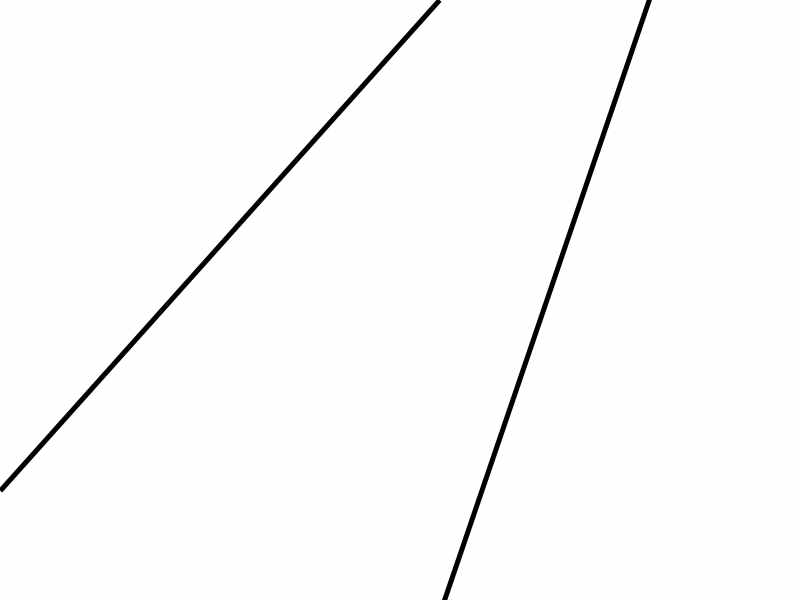
//> input picture src/image/v1_line/road0.jpg, 800 x 600 px, given in place of video.h264, which was not available
$ ./main2   (built with g++ and OpenCV 4)
//> lines starting //> are read from the running program, lines starting //| are printed output that depends on the picture; after the words box and inside, x2 and y2 are one past the last pixel; in counts of white or black regions, pixels touching at a corner belong together; pictures that were not available may be replaced by others from this repository, and a replacement may not be noted
### src/image/v3_videoIn/config.h
#ifndef CONF_H
#define CONF_H
#include <stdio.h>
#include <opencv2/opencv.hpp>
#include <opencv2/imgproc/imgproc.hpp>
#include "opencv2/highgui/highgui.hpp"
#include <iostream>

//Input image config
int size_x;
int size_y;
int size_z;

// ROI Configuration
int ROI_w;
int ROI_h;
int ROI_x;
int ROI_y;

enum{
	CANNY_MIN_TRESHOLD = 300,		// edge detector minimum hysteresis threshold
	CANNY_MAX_TRESHOLD = 400,		// edge detector maximum hysteresis threshold

	HOUGH_TRESHOLD = 30,			// Accumulator threshold parameter.
	HOUGH_MIN_LINE_LENGTH = 100,	// Minimum line length. Line segments shorter than that are rejected.
	HOUGH_MAX_LINE_GAP = 50,		// The maximum gap between two points to be considered in the same line.

	SCAN_STEP = 5,					// in pixels
	LINE_REJECT_DEGREES = 10,		// in degrees
    BW_TRESHOLD = 250,				// edge response strength to recognize for 'WHITE'
    BORDERX = 10,					// px, skip this much from left & right borders
	MAX_RESPONSE_DIST = 5,			// px

	VOTE_LINE_WIDTH = 15, // Vk-verify
};

enum TURN{
	NONE = 0,
    LEFT=1,
    RIGHT=2,
    END=3,
};

struct Lane{
	Lane(){}
	Lane(CvPoint p1l, CvPoint p2l, float ang, float ml, float cl): p1(p1l),p2(p2l),angle(ang),m(ml),c(cl){}
	CvPoint p1;
	CvPoint p2;
	float angle, m, c;
};

struct LanePair{
	LanePair(){}
	LanePair(Lane l1, Lane l2,int id1,int id2,bool horiz): L1(l1),L2(l2),L1_id(id1),L2_id(id2),isHorizLane(horiz){}
	Lane L1;
	Lane L2;
	int L1_id;
	int L2_id;
	bool isHorizLane;
};

// [9 lines left out: function dist, not called in this run]

float xInterSect(Lane l,int h){
	return ((h-1)-l.c)/l.m;
}

float yInterSect(Lane l,int w){
	return (w/2)*l.m +l.c;
}
float interSectPoint(Lane L1, Lane L2){
	return (L2.c-L1.c)/(L1.m-L2.m);
}
#endif

### src/image/v3_videoIn/main2.cpp
#include <stdio.h>
#include <opencv2/opencv.hpp>
#include <opencv2/imgproc/imgproc.hpp>
#include "opencv2/highgui/highgui.hpp"
#include <iostream>
#include "config.h"

using namespace cv;
using namespace std;
Rect ROI;

//Input
#define VIDEO_INPUT 0
#define VIDEO_FILE 1

void showIm(String title, Mat im);
void findLane(vector<Vec4i> *lines, Mat edge, Mat original, Mat raw);
void filterLane(std::vector<Lane> lanes, Mat edges, Mat raw);
void findPosition(std::vector<LanePair> L_Pair, Mat edges, Mat raw);

int main(int argc, char** argv )
{
	Mat image;
#if VIDEO_INPUT
	VideoCapture cap(0); // open the default camera
    if(!cap.isOpened()){  // check if we succeeded
     	printf("Unable to open camera.!\n");
        return -1;
    }
while(1){
    waitKey(3000);
    cap >> image;
//#elseif VIDEO_FILE
#elif VIDEO_FILE
	VideoCapture cap("C:\\Users\\s131149\\Downloads\\video.h264");
	if(!cap.isOpened()){  // check if we succeeded
     	printf("Unable to open video file.!\n");
        return -1;
    }
	while(1)
	{
		 waitKey(1000);
		 Mat rawImg;
		 for(int fRate=0;fRate<30;fRate++)
			cap >> rawImg;
//> rawImg is the input picture: 600 rows x 800 cols, CV_8UC3; min 0, max 255, mean 250.5
		if(rawImg.empty())
            break;
		resize(rawImg, image, Size(800, 600), 0, 0, INTER_CUBIC);
#else
    if ( argc == 2 ){
         image = imread( argv[1], 1 );
		 printf("Input: %s\n", argv[1]);
	}
	else{
		char imgeLocation[100] = "..\\vid_case\\test3.png";
		image = imread(imgeLocation,1);
	}
{
#endif
	// Validate Image
    if ( !image.data )
    {
        printf("No image data \n");
        return -1;
    }
	resize(image, image, Size(800, 600), 0, 0, INTER_CUBIC);
	showIm("Original Image",image);

	// Configure
	size_x = image.cols;
//> size_x = 800
	size_y = image.rows;
//> size_y = 600
	size_z = 3;
	ROI_w = size_x;
//> ROI_w = 800
	ROI_h = size_y/3;
//> ROI_h = 200
	ROI_x = 0;
	ROI_y = size_y-ROI_h;
//> ROI_y = 400
	ROI =  cvRect(ROI_x,ROI_y,ROI_w,ROI_h);
//> ROI = Rect(0, 400, 800, 200)

	// ROI processing (crop+gray_scale)
	Mat im_roi, im_gray, im_hist, im_display1,im_display2;
	cvtColor(image, im_gray, CV_BGR2GRAY);
	equalizeHist( im_gray, im_hist );				// vk-hist is not used
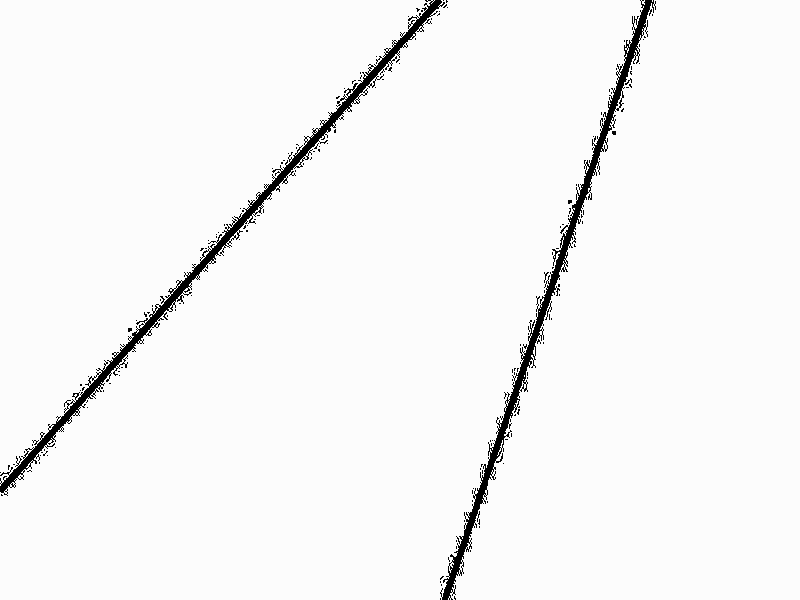
//> im_hist: 600 rows x 800 cols, CV_8UC1; min 0, max 255, mean 245.4

	im_roi = im_gray(ROI).clone();
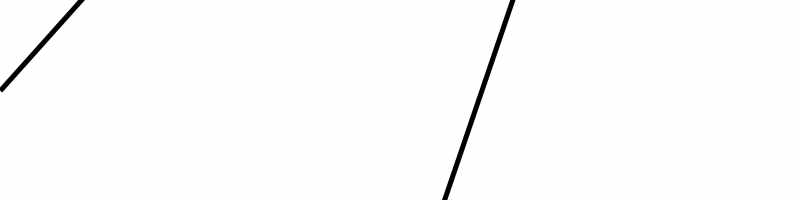
//> im_roi: 200 rows x 800 cols, CV_8UC1; min 0, max 255, mean 251.3
	im_display1 = image(ROI).clone();
	im_display2 = image(ROI).clone();


	showIm("Image-ROI",im_roi);

	// Pre-process (Gaussian blur and edge detect)
	Mat im_edge;
	GaussianBlur(im_roi,im_roi,Size( 3, 3 ), 0, 0 );
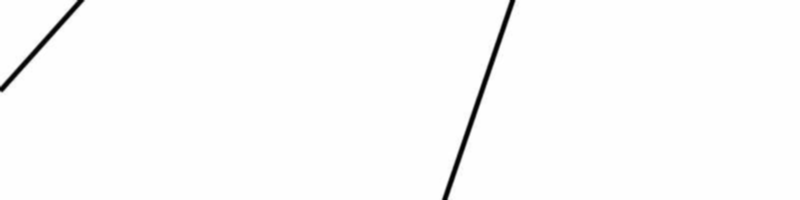
//> im_roi: 200 rows x 800 cols, CV_8UC1; 3.12% of pixels changed, all inside (x1, y1, x2, y2) = (0, 0, 521, 200)
	Canny(im_roi, im_edge, CANNY_MIN_TRESHOLD, CANNY_MAX_TRESHOLD);
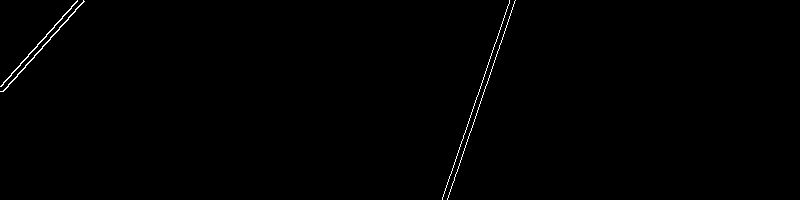
//> im_edge: 200 rows x 800 cols, CV_8UC1; 0.46% white in thin lines or dots, all inside (x1, y1, x2, y2) = (0, 0, 516, 200)
	showIm("Image-Edges",im_edge);

	// Hough Transform
	std::vector<Vec4i> lines;
	double rho = 1;
	double theta = CV_PI/180;
	HoughLinesP(im_edge, lines, rho, theta, HOUGH_TRESHOLD, HOUGH_MIN_LINE_LENGTH, HOUGH_MAX_LINE_GAP);
//> lines = 2 lines (x1, y1, x2, y2): [447, 198, 515, 0], [442, 198, 509, 2]

	// Lane detection
	findLane(&lines,im_edge,im_roi,image);
}
	waitKey(0);
}

// Find lanes
void findLane(vector<Vec4i> *lines, Mat edge, Mat original , Mat raw){
	std::vector<Lane> lane;
	CvPoint p1 = CvPoint();
	CvPoint p2 = CvPoint();
	Mat res_im = Mat::zeros( original.rows, original.cols, CV_8UC3 );
	char result[100];

	for	(int i=0; i<lines->size(); i++) {
		p1.x = lines->at(i)[0];
		p1.y = lines->at(i)[1];
		p2.x  = lines->at(i)[2];
		p2.y = lines->at(i)[3];

		int dx = p2.x - p1.x;
		int dy = p2.y - p1.y;
		float angle = atan2f(dy, dx) * 180/CV_PI; 		// Arc tangent (hough angle)
		dx = (dx == 0) ? 1 : dx; // prevent DIV/0!
		float m = dy/(float)dx;
		float c = p1.y - m*p1.x;

		m = (m==0)?1:m;

		lane.push_back(Lane(p1,p2,angle, m, c));
		line(res_im, p1, p2, CV_RGB(i*50, 50, 200), 2, 8);
		printf("Lane-%d: (%d,%d) (%d,%d) \n",i,p1.x,p1.y,p2.x,p2.y);
		sprintf(result,"%d",i);
		putText(res_im, result, p1, FONT_HERSHEY_COMPLEX_SMALL, 0.8, cvScalar(0,0,255,255), 1, CV_AA);
	}
//> this loop made 2 passes
//| Lane-0: (447,198) (515,0)
//| Lane-1: (442,198) (509,2)
//> pass 2, in findLane, `putText(res_im, result, p1, FONT_HERSHEY_COMPLEX_SMALL, 0.8, cvScalar(..`:
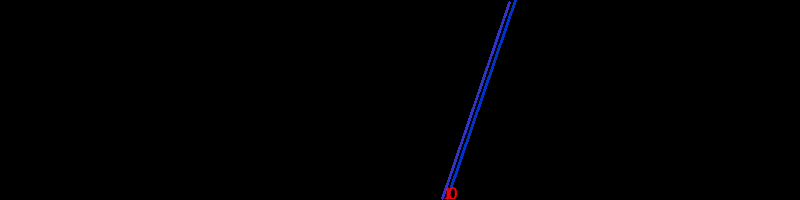
//> res_im: 200 rows x 800 cols, CV_8UC3; mean B, G, R 1.4, 0.4, 0.3
//> after the loop, result = '1'


	showIm("Image-Hough Lines",res_im);

	filterLane(lane, edge,raw);
}

// [30 lines left out: function subSet, not called in this run]

void filterLane(std::vector<Lane> lanes_org, Mat edges, Mat raw){
	int w = edges.cols;
//> w = 800
	int h = edges.rows;
//> h = 200
	float HOIZ_LINE_ANGLE_MIN = 45;

	// Duplicate data
	std::vector<Lane> lanes;
	for(int i=0;i<lanes_org.size();i++)
		lanes.push_back(lanes_org[i]);
//> this loop made 2 passes

	int* valid = new int[lanes.size()];
	for(int i=0;i<lanes.size(); i++)
		valid[i] = 0;

	// Lanes with same property (Pair of lines)
	int* votes = new int[lanes.size()];
	std::vector<LanePair> L_Pair;
	// Config
	float m_deviation = 1, c_deviation_min=8, c_deviation_max=40;
	for(int i=0;i<lanes.size(); i++)
		votes[i] = 0;

	// Note: Valid only If number of lines > 1  //vk-fix required in tracking logic
	for (int j=0; j<lanes.size(); j++) {
		for (int k=j+1; k<lanes.size(); k++) {
			float m_dev = abs(lanes[j].angle-lanes[k].angle);		// For parallel lines

			float line1_x;
			float line2_x;
			bool isHoriz = false;
			if(fabs(lanes[j].angle)>HOIZ_LINE_ANGLE_MIN || fabs(lanes[k].angle)>HOIZ_LINE_ANGLE_MIN){		// For vetical line -> x-intersection
				line1_x = xInterSect(lanes[j],h);		//((h-1)-lanes[j].c)/lanes[j].m;
				line2_x = xInterSect(lanes[k],h);		//((h-1)-lanes[k].c)/lanes[k].m;
			}
			else{							// For horizontal line -> y-intersection
				isHoriz = true;
				line1_x = yInterSect(lanes[j],w);		//(w/2)*lanes[j].m +lanes[j].c;
				line2_x = yInterSect(lanes[k],w);		//(w/2)*lanes[k].m +lanes[k].c;
			}

			float c_dev   = fabs(line1_x-line2_x);					// Distance between parallel lines

			if(m_dev < m_deviation && c_dev>c_deviation_min && c_dev<c_deviation_max){
				votes[j]++;
				votes[k]++;

				if(votes[j]>1){										// j-lane is referenced again. Update k-lane to new value
					for(int pos = 0;pos<L_Pair.size();pos++){
						if(L_Pair[pos].L1_id == j ){				// Modify k-values
							if(dist(L_Pair[pos].L2) < dist(lanes[k])){	// Update to new lane  //vk-improve detection using vector operation
								L_Pair[pos].L2 = lanes[k];
							}
							else{									// Do nothing
							}
						}
					}
					votes[j]--;
				}

				else if(votes[k]>1){								// k-lane is referenced again. Update j-lane to new value
					for(int pos = 0;pos<L_Pair.size();pos++){
						if(L_Pair[pos].L2_id == k ){				// Modify j-values
							if(dist(L_Pair[pos].L1) < dist(lanes[j])){	// Update to new lane	//vk-improve detection using vector operation
								L_Pair[pos].L1 = lanes[j];
							}
							else{									// Do nothing
							}
						}
					}
					votes[k]--;
				}

				else												// First lane
					L_Pair.push_back(LanePair(lanes[j],lanes[k],j,k,isHoriz));

			}
		}
	}
//> after the loop, L_Pair = 0 items

	// Results of lane classification
	Mat res_im = Mat::zeros( edges.rows, edges.cols, CV_8UC3 );

	for	(int i=0; i<L_Pair.size(); i++) {
		line(res_im, L_Pair.at(i).L1.p1, L_Pair.at(i).L1.p2, CV_RGB(i*50, 50, 200), 2, 8);
		line(res_im, L_Pair.at(i).L2.p1, L_Pair.at(i).L2.p2, CV_RGB(i*50, 50, 200), 2, 8);
		printf("Lanes after filter-%d: (%d,%d)(%d,%d) & (%d,%d)(%d,%d) Type: %s\n",i, L_Pair.at(i).L1.p1.x, L_Pair.at(i).L1.p1.y, L_Pair.at(i).L1.p2.x, L_Pair.at(i).L1.p2.y
																			, L_Pair.at(i).L2.p1.x, L_Pair.at(i).L2.p1.y, L_Pair.at(i).L2.p2.x, L_Pair.at(i).L2.p2.y,
																			L_Pair.at(i).isHorizLane?"Horizontal":"Vertical");
	}
//> this loop made 0 passes
//> res_im: 200 rows x 800 cols, CV_8UC3; every value is 0
	showIm("Image-Hough Lines after level-1 filter",res_im);

	findPosition(L_Pair,edges, raw);
}

void findPosition(std::vector<LanePair> L_Pair, Mat edges, Mat raw){
	std::vector<Lane> leftLane, rightLane;
	std::vector<Lane> horizLane;
	Lane leftBorder, rightBorder;

	int MIN_LANE_DISTANCE = 50;
	int h = edges.rows;
//> h = 200
	int w = edges.cols;
//> w = 800
	int horizLaneCount = 0;
	int leftLaneCount = 0;
	int rightLaneCount = 0;
	char result[200]="No result";
	// Classify vertical lines based on center of the image
	for(int i=0;i<L_Pair.size();i++){
		if(!L_Pair[i].isHorizLane){			// Vertical lane
			if( xInterSect(L_Pair[i].L1,h) <= w/2){
				leftLane.push_back(L_Pair[i].L2);
				leftLaneCount++;
			}
			else{
				rightLane.push_back(L_Pair[i].L1);
				rightLaneCount++;
			}
		}
		else{								// Horiz Lane
				horizLane.push_back(L_Pair[i].L1);
				horizLaneCount++;
		}
	}
//> after the loop, leftLane = 0 items; leftLaneCount = 0; rightLane = 0 items; rightLaneCount = 0; horizLane = 0 items; horizLaneCount = 0

	// Select lane which is close to center axis if we have both left and right lanes
	if(leftLaneCount==0 && rightLaneCount==0 && horizLaneCount==0)
		sprintf (result,"No Lane found");
	else if(leftLaneCount>0 && rightLaneCount>0){			// Two lanes
		leftBorder = leftLane[leftLaneCount-1];
		rightBorder = rightLane[rightLaneCount-1];
		if(horizLaneCount == 0){	// No horizontal lane
			sprintf (result,"Direction: Forward  (Logic: Two Verical Lanes)");

			if( fabs(leftBorder.m+rightBorder.m) <= 1 ){	// Both has same angle.
				sprintf(result,"Control: No-change");
			}
			else if(fabs(leftBorder.m) >= fabs(rightBorder.m)){	// Inclined towards left
				sprintf(result,"Control: %f degree-Right",fabs(leftBorder.angle)-fabs(rightBorder.angle));
			}
			else{
				sprintf(result,"Control: %f degree-Left",fabs(rightBorder.angle)-fabs(leftBorder.angle));
			}
		}
		else{
			// Find first horizontal line from bottom
			float horL = 0 ;
			for(int k=1;k<horizLaneCount;k++){
				if(yInterSect(horizLane[k],w) > yInterSect(horizLane[horL],w)){
					horL = k;
				}
			}
			CvPoint h_start,h_end;
			enum TURN horiz_ctrl = NONE;
			if(horizLane[horL].p1.x <w/2 && horizLane[horL].p2.x <w/2){	// Left lane
				h_start = (horizLane[horL].p1.x >= horizLane[horL].p2.x)?horizLane[horL].p1:horizLane[horL].p2;
				h_end = (horizLane[horL].p1.x >= horizLane[horL].p2.x)?horizLane[horL].p2:horizLane[horL].p1;
				horiz_ctrl = LEFT;
			}
			// Vk- add offset for second value to make it accurate
			else if((horizLane[horL].p1.x <w/2 && horizLane[horL].p2.x > w/2) || (horizLane[horL].p2.x <w/2 && horizLane[horL].p1.x > w/2)) {
				// Reached end.
				h_start = horizLane[horL].p1;
				h_end = horizLane[horL].p2;
				horiz_ctrl = END;
			}
			else{	// Right lane
				h_start = (horizLane[horL].p1.x >= horizLane[horL].p2.x)?horizLane[horL].p2:horizLane[horL].p1;
				h_end = (horizLane[horL].p1.x >= horizLane[horL].p2.x)?horizLane[horL].p1:horizLane[horL].p2;
				horiz_ctrl = RIGHT;
			}

			// Find shortest horizontal lane(y-direction)
			CvPoint leftPos = (leftBorder.p1.y<=leftBorder.p2.y)?leftBorder.p1:leftBorder.p2;
			CvPoint rightPos = (rightBorder.p1.y<=rightBorder.p2.y)?rightBorder.p1:rightBorder.p2;
			int minDist = (leftPos.y<=rightPos.y)?leftPos.y:rightPos.y;
			int maxDist = (leftPos.y>rightPos.y)?leftPos.y:rightPos.y;
			// Decide based on intersection of horizontal and vertical lane
			if(horiz_ctrl == END){
				if(fabs((float)leftPos.y-rightPos.y) > MIN_LANE_DISTANCE){
					if(leftPos.y<rightPos.y)
						sprintf(result,"Direction: Straight for %d then Left (Logic: Vertical + horiz)",minDist);
					else
						sprintf(result,"Direction: Straight for %d then Right (Logic: Vertical + horiz)",minDist);
				}
				else{
					if(maxDist-h_start.y >MIN_LANE_DISTANCE)
						sprintf(result,"Direction: Straight for %d then LEFT/RIGHT (Logic: Horiz line+ Open verical)",minDist);
					else
						sprintf(result,"Direction: Straight for %d then END (Logic: Horiz line+Closed Vertical)",minDist);
				}
			}
			else if(horiz_ctrl == RIGHT){
				sprintf(result,"Direction: Straight then Right");
			}
			else if(horiz_ctrl == LEFT){
				sprintf(result,"Direction: Straight then Left");
			}
		}
	}
	else if(leftLaneCount == 0 && rightLaneCount >0 && horizLaneCount ==0){		// Only right lanes
		sprintf(result,"Only right lane found");
	}
	else if(leftLaneCount > 0 && rightLaneCount  == 0 && horizLaneCount ==0){		// Only Left lanes
		sprintf(result,"Only left lane found");
	}
	else if(leftLaneCount == 0 && rightLaneCount  == 0 && horizLaneCount > 0){		// Only Left lanes
		sprintf(result,"Only Horizontal lane found. Control: Left/Right");
	}

	printf("%s\n",result);
	putText(raw, result, cvPoint(100,500), FONT_HERSHEY_COMPLEX, 0.8, cvScalar(0,0,255,255), 1, CV_AA);
	// Summary
	sprintf(result,"Horizontal lanes: %d",horizLaneCount);
//> result = "Horizontal lanes: 0"
	putText(raw, result, cvPoint(450,100), FONT_HERSHEY_COMPLEX, 0.8, cvScalar(0,255,0,255), 1.5, CV_AA);
	sprintf(result,"Vertical(left) lanes: %d",leftLaneCount);
//> result = "Vertical(left) lanes: 0"
	putText(raw, result, cvPoint(450,120), FONT_HERSHEY_COMPLEX, 0.8, cvScalar(0,255,0,255), 1.5, CV_AA);
	sprintf(result,"Vertical(right) lanes: %d",rightLaneCount);
//> result = "Vertical(right) lanes: 0"
	putText(raw, result, cvPoint(450,140), FONT_HERSHEY_COMPLEX, 0.8, cvScalar(0,255,0,255), 1.5, CV_AA);
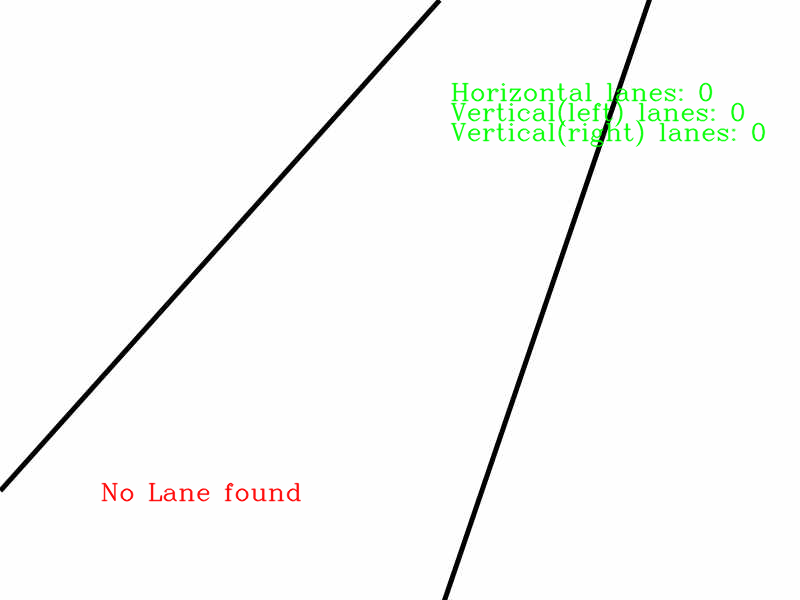
//> raw: 600 rows x 800 cols, CV_8UC3; mean B, G, R 248.3, 250.2, 248.8
	showIm("Filter-2 result",raw);

}
// Display image
void showIm(String title, Mat im){
	namedWindow(title, WINDOW_AUTOSIZE );
    imshow(title, im);
}

$ run again, on src/image/v1_line/road1.jpg
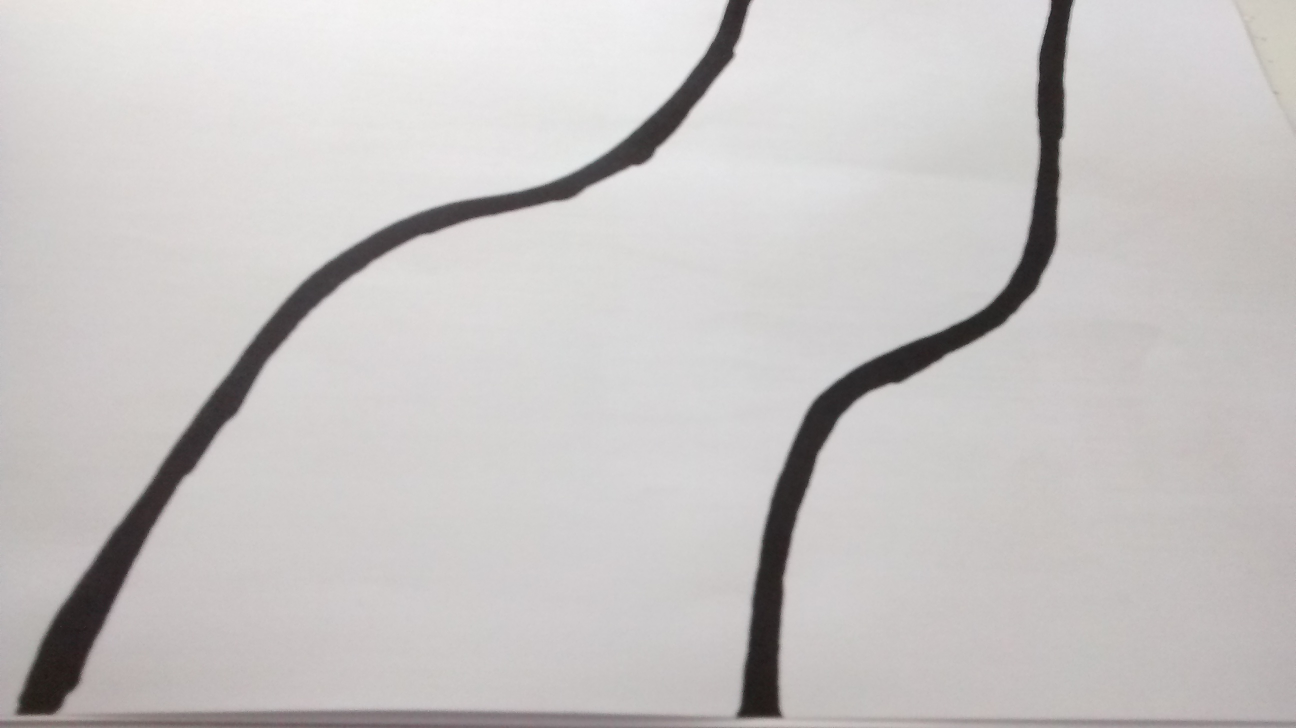
//> input picture src/image/v1_line/road1.jpg, 2592 x 1456 px, given in place of video.h264, which was not available (shown at 1/2 size)
//> rawImg is the input picture: 1456 rows x 2592 cols, CV_8UC3; mean B, G, R 196.1, 196.7, 199.9
//> `Canny(im_roi, im_edge, CANNY_MIN_TRESHOLD, CANNY_MAX_TRESHOLD);`:
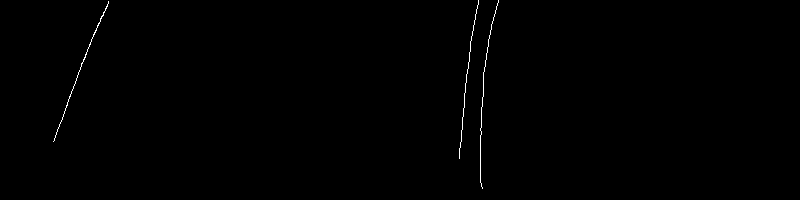
//> im_edge: 200 rows x 800 cols, CV_8UC1; 0.32% white in thin lines or dots, all inside (x1, y1, x2, y2) = (53, 0, 499, 189)
//> lines = 2 lines (x1, y1, x2, y2): [459, 157, 472, 31], [480, 163, 485, 60]
//> the loop in findLane, `for	(int i=0; i<lines->size(); i++)` made 2 passes
//> (printed output is left out)
//> after the loop in findLane, `for	(int i=0; i<lines->size(); i++)`: result = '1'
//> the loop in filterLane, `for(int i=0;i<lanes_org.size();i++)` made 2 passes
//> the loop in filterLane, `for(int i=0;i<lanes.size(); i++)` made 2 passes
//> the loop in filterLane, `for (int j=0; j<lanes.size(); j++)` made 2 passes
//> after the loop in filterLane, `for (int j=0; j<lanes.size(); j++)`: L_Pair = 0 items
//> after the loop in findPosition, `for(int i=0;i<L_Pair.size();i++)`: leftLaneCount = 0; rightLane = 0 items; rightLaneCount = 0; horizLane = 0 items; horizLaneCount = 0
//> in findPosition, `sprintf(result,"Horizontal lanes: %d",horizLaneCount);`: result = "Horizontal lanes: 0"
//> in findPosition, `sprintf(result,"Vertical(left) lanes: %d",leftLaneCount);`: result = "Vertical(left) lanes: 0"
//> in findPosition, `sprintf(result,"Vertical(right) lanes: %d",rightLaneCount);`: result = "Vertical(right) lanes: 0"
//> in findPosition, `putText(raw, result, cvPoint(450,140), FONT_HERSHEY_COMPLEX, 0.8, cvSc..`:
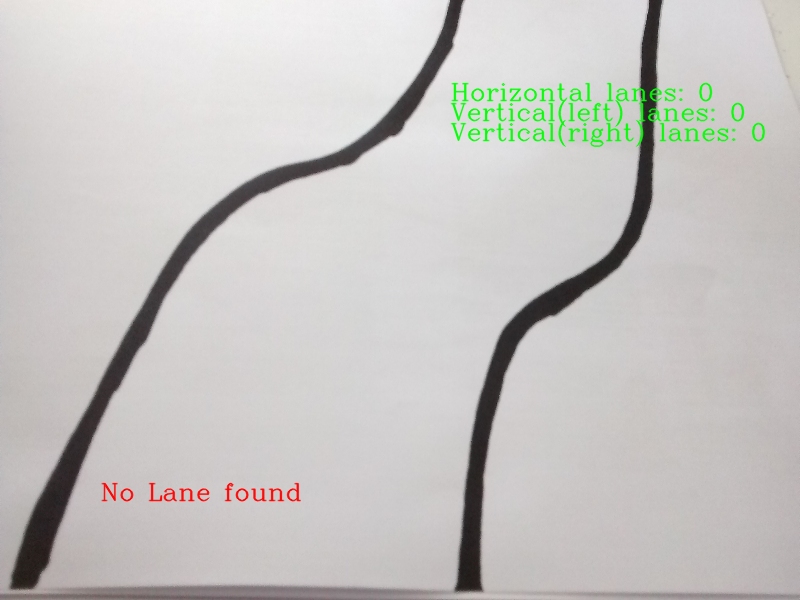
//> raw: 600 rows x 800 cols, CV_8UC3; mean B, G, R 194.4, 196.8, 198.5
